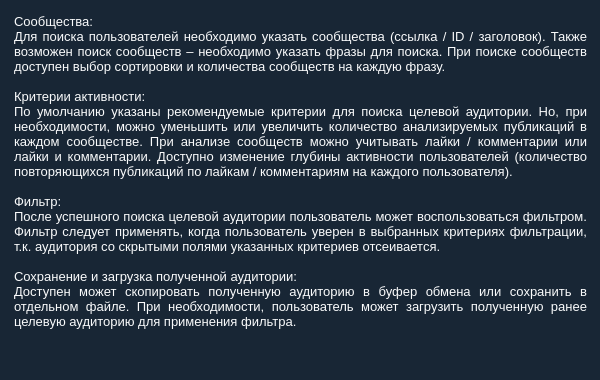
<?xml version="1.0" encoding="UTF-8"?>
<ui version="4.0">
 <class>info_form</class>
 <widget class="QWidget" name="info_form">
  <property name="geometry">
   <rect>
    <x>0</x>
    <y>0</y>
    <width>600</width>
    <height>380</height>
   </rect>
  </property>
  <property name="font">
   <font>
    <family>Segoe UI</family>
   </font>
  </property>
  <property name="windowTitle">
   <string>Справка</string>
  </property>
  <property name="styleSheet">
   <string notr="true"> QPushButton
{
border-radius: 2px;
background: #c87243;
color: #fafbfc;
font: bold;
}

QPushButton:hover
{
border-radius: 2px;
background: #b35d2e;
color: #fafbfc;
font: bold;
}

QPushButton:pressed
{
border-radius: 2px;
background: #bc683a;
color: #fafbfc;
font: bold;
}

*
{
background: #182635;
color: #fafbfc;
selection-color: #182635;
selection-background-color: #fafbfc;
}

QLabel
{
color: #fafbfc;
}

QComboBox {
padding: 1px 18px 1px 3px;
min-width: 2em;
}

QComboBox::drop-down 
{
subcontrol-origin: padding;
subcontrol-position: top right;
width: 15px;
}

QComboBox::down-arrow {
image: url(D:/YandexDisk/4 курс/Диплом/Main/icons/DropDownArrow.png);
width: 10px;
height: 10px;
}

QComboBox:on
{
padding-top: 1px;
}

QComboBox::down-arrow:on { /* сдвиг стрелки когда выпадающий список раскрывается */
top: 1px;
}

QComboBox:editable {
background-color: #182635;
}

QComboBox QAbstractItemView
{
selection-background-color: #fafbfc;
background-color: #182635;
}

QComboBox QAbstractItemView
{
min-width: 420px;
}

QGroupBox
{
color: #d7dde3;
margin-top: 2ex; /* оставляем пространство вверху для заголовка */
}

QGroupBox::title
{
subcontrol-origin: margin;
subcontrol-position: top center; /* помещаем вверху по центру */
padding: 0 3px;
}

QListWidget
{
background-color: #fafbfc;
alternate-background-color: #7487a3;
color: #182635;
}

QTextEdit
{
border: 0 px;
background-color: #182635;
}

QTableWidget
{
background-color: #fafbfc;
}

QTableWidget:item
{
color: #182635;
}

QHeaderView
{
color: #182635;
}

QLineEdit
{
border: 1px solid #7487a3;
border-radius: 2px;
background-color: #182635;
selection-background-color:#fafbfc;
padding: 0 8px;
}

QMenu {
margin: 2px; /* немного пространства вокруг меню */
background-color: #121e36;
 }

QMenuBar:item:selected
{
color: #fafbfc;
background-color: #121e36;
}

QMenu::item {
padding: 2px 25px 2px 20px;
border: 1px solid transparent; /* резерв пространства для границы выделения */
background-color: #121e36;
color: #fafbfc;
}

QMenu::item:selected {
border-color: 1px solid #fafbfc;
}</string>
  </property>
  <widget class="QTextBrowser" name="textBrowser">
   <property name="geometry">
    <rect>
     <x>10</x>
     <y>10</y>
     <width>581</width>
     <height>361</height>
    </rect>
   </property>
   <property name="font">
    <font>
     <family>Segoe UI</family>
     <pointsize>10</pointsize>
    </font>
   </property>
   <property name="html">
    <string>&lt;!DOCTYPE HTML PUBLIC &quot;-//W3C//DTD HTML 4.0//EN&quot; &quot;http://www.w3.org/TR/REC-html40/strict.dtd&quot;&gt;
&lt;html&gt;&lt;head&gt;&lt;meta name=&quot;qrichtext&quot; content=&quot;1&quot; /&gt;&lt;style type=&quot;text/css&quot;&gt;
p, li { white-space: pre-wrap; }
&lt;/style&gt;&lt;/head&gt;&lt;body style=&quot; font-family:'Segoe UI'; font-size:10pt; font-weight:400; font-style:normal;&quot;&gt;
&lt;p align=&quot;justify&quot; style=&quot; margin-top:0px; margin-bottom:0px; margin-left:0px; margin-right:0px; -qt-block-indent:0; text-indent:0px;&quot;&gt;Сообщества:&lt;/p&gt;
&lt;p align=&quot;justify&quot; style=&quot; margin-top:0px; margin-bottom:0px; margin-left:0px; margin-right:0px; -qt-block-indent:0; text-indent:0px;&quot;&gt;&lt;span style=&quot; font-family:'MS Shell Dlg 2';&quot;&gt;Для поиска пользователей необходимо указать сообщества (ссылка / ID / заголовок). Также возможен поиск сообществ – необходимо указать фразы для поиска. При поиске сообществ доступен выбор сортировки и количества сообществ на каждую фразу.&lt;/span&gt;&lt;/p&gt;
&lt;p align=&quot;justify&quot; style=&quot;-qt-paragraph-type:empty; margin-top:0px; margin-bottom:0px; margin-left:0px; margin-right:0px; -qt-block-indent:0; text-indent:0px; font-family:'MS Shell Dlg 2';&quot;&gt;&lt;br /&gt;&lt;/p&gt;
&lt;p align=&quot;justify&quot; style=&quot; margin-top:0px; margin-bottom:0px; margin-left:0px; margin-right:0px; -qt-block-indent:0; text-indent:0px;&quot;&gt;&lt;span style=&quot; font-family:'MS Shell Dlg 2';&quot;&gt;Критерии активности:&lt;/span&gt;&lt;/p&gt;
&lt;p align=&quot;justify&quot; style=&quot; margin-top:0px; margin-bottom:0px; margin-left:0px; margin-right:0px; -qt-block-indent:0; text-indent:0px;&quot;&gt;&lt;span style=&quot; font-family:'MS Shell Dlg 2';&quot;&gt;По умолчанию указаны рекомендуемые критерии для поиска целевой аудитории. Но, при необходимости, можно уменьшить или увеличить количество анализируемых публикаций в каждом сообществе. При анализе сообществ можно учитывать лайки / комментарии или лайки и комментарии. Доступно изменение глубины активности пользователей (количество повторяющихся публикаций по лайкам / комментариям на каждого пользователя).&lt;/span&gt;&lt;/p&gt;
&lt;p align=&quot;justify&quot; style=&quot;-qt-paragraph-type:empty; margin-top:0px; margin-bottom:0px; margin-left:0px; margin-right:0px; -qt-block-indent:0; text-indent:0px; font-family:'MS Shell Dlg 2';&quot;&gt;&lt;br /&gt;&lt;/p&gt;
&lt;p align=&quot;justify&quot; style=&quot; margin-top:0px; margin-bottom:0px; margin-left:0px; margin-right:0px; -qt-block-indent:0; text-indent:0px;&quot;&gt;&lt;span style=&quot; font-family:'MS Shell Dlg 2';&quot;&gt;Фильтр:&lt;/span&gt;&lt;/p&gt;
&lt;p align=&quot;justify&quot; style=&quot; margin-top:0px; margin-bottom:0px; margin-left:0px; margin-right:0px; -qt-block-indent:0; text-indent:0px;&quot;&gt;&lt;span style=&quot; font-family:'MS Shell Dlg 2';&quot;&gt;После успешного поиска целевой аудитории пользователь может воспользоваться фильтром. Фильтр следует применять, когда пользователь уверен в выбранных критериях фильтрации, т.к. аудитория со скрытыми полями указанных критериев отсеивается.&lt;/span&gt;&lt;/p&gt;
&lt;p align=&quot;justify&quot; style=&quot;-qt-paragraph-type:empty; margin-top:0px; margin-bottom:0px; margin-left:0px; margin-right:0px; -qt-block-indent:0; text-indent:0px; font-family:'MS Shell Dlg 2';&quot;&gt;&lt;br /&gt;&lt;/p&gt;
&lt;p align=&quot;justify&quot; style=&quot; margin-top:0px; margin-bottom:0px; margin-left:0px; margin-right:0px; -qt-block-indent:0; text-indent:0px;&quot;&gt;&lt;span style=&quot; font-family:'MS Shell Dlg 2';&quot;&gt;Сохранение и загрузка полученной аудитории:&lt;/span&gt;&lt;/p&gt;
&lt;p align=&quot;justify&quot; style=&quot; margin-top:0px; margin-bottom:0px; margin-left:0px; margin-right:0px; -qt-block-indent:0; text-indent:0px;&quot;&gt;&lt;span style=&quot; font-family:'MS Shell Dlg 2';&quot;&gt;Доступен может скопировать полученную аудиторию в буфер обмена или сохранить в отдельном файле. При необходимости, пользователь может загрузить полученную ранее целевую аудиторию для применения фильтра.&lt;/span&gt;&lt;/p&gt;&lt;/body&gt;&lt;/html&gt;</string>
   </property>
  </widget>
 </widget>
 <resources/>
 <connections/>
</ui>
